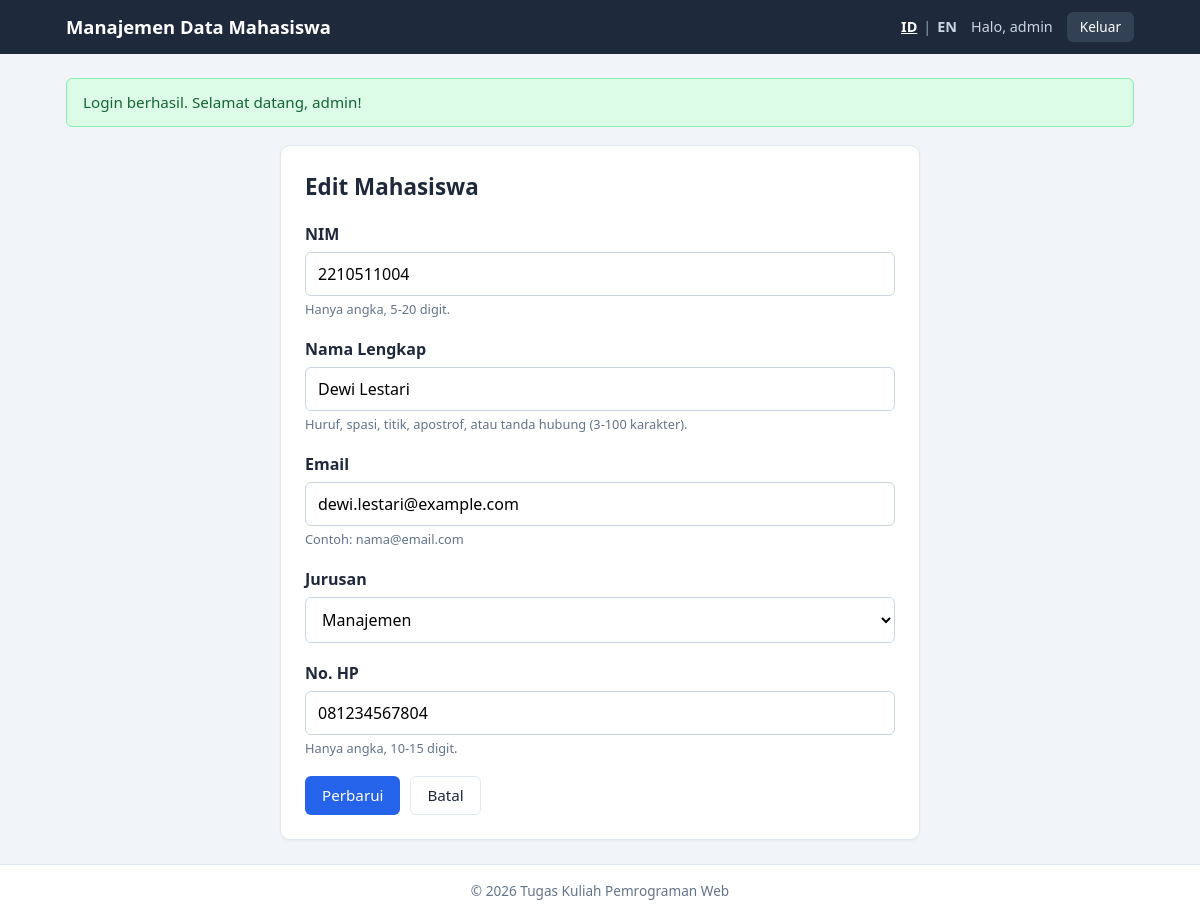
Page /edit.php?id=4 (signed in) on the committed database.
### tables this page shows
CREATE TABLE mahasiswa (
    id         INT UNSIGNED NOT NULL AUTO_INCREMENT,
    nim        VARCHAR(20)  NOT NULL,
    nama       VARCHAR(100) NOT NULL,
    email      VARCHAR(100) NOT NULL,
    jurusan    VARCHAR(100) NOT NULL,
    no_hp      VARCHAR(15)  NOT NULL,
    created_at TIMESTAMP    NOT NULL DEFAULT CURRENT_TIMESTAMP,
    PRIMARY KEY (id),
    UNIQUE KEY uq_mahasiswa_nim (nim)
);

### includes/lang.php (called while the page is built, shortened)
<?php
function current_lang(): string
{
    $lang = $_SESSION['lang'] ?? DEFAULT_LANG;
    return in_array($lang, SUPPORTED_LANGS, true) ? $lang : DEFAULT_LANG;
}
function load_translations(): array
{
    static $translations = null;
    if ($translations === null) {
        $file = __DIR__ . '/../lang/' . current_lang() . '.php';
        $translations = require $file;
    }
    return $translations;
}
function t(string $key, ...$args): string
{
    $translations = load_translations();
    $text = $translations[$key] ?? $key;
    return $args ? vsprintf($text, $args) : $text;
}

### includes/functions.php (called while the page is built, shortened)
<?php
function e($value): string
{
    return htmlspecialchars((string) $value, ENT_QUOTES, 'UTF-8');
}
function get_jurusan_list(): array
{
    return [
        'Teknik Informatika',
        'Sistem Informasi',
        'Teknik Elektro',
        'Teknik Sipil',
        'Manajemen',
        'Akuntansi',
        'Ilmu Komunikasi',
        'Desain Komunikasi Visual',
    ];
}

### includes/form_fields.php (the view, shortened to what this page needs)
<div class="form-group <?= isset($errors['nim']) ? 'has-error' : '' ?>">
    <label for="nim"><?= e(t('nim')) ?></label>
    <input type="text" id="nim" name="nim" value="<?= e($data['nim']) ?>"
           inputmode="numeric" maxlength="20" autocomplete="off">
    <small class="hint"><?= e(t('hint_nim')) ?></small>
</div>
<div class="form-group <?= isset($errors['nama']) ? 'has-error' : '' ?>">
    <label for="nama"><?= e(t('name')) ?></label>
    <input type="text" id="nama" name="nama" value="<?= e($data['nama']) ?>"
           maxlength="100" autocomplete="off">
    <small class="hint"><?= e(t('hint_name')) ?></small>
</div>
<div class="form-group <?= isset($errors['email']) ? 'has-error' : '' ?>">
    <label for="email"><?= e(t('email')) ?></label>
    <input type="text" id="email" name="email" value="<?= e($data['email']) ?>"
           maxlength="100" autocomplete="off">
    <small class="hint"><?= e(t('hint_email')) ?></small>
</div>
<div class="form-group <?= isset($errors['jurusan']) ? 'has-error' : '' ?>">
    <label for="jurusan"><?= e(t('major')) ?></label>
    <select id="jurusan" name="jurusan">
        <?php foreach (get_jurusan_list() as $jurusan): ?>
            <option value="<?= e($jurusan) ?>" <?= $data['jurusan'] === $jurusan ? 'selected' : '' ?>>
                <?= e($jurusan) ?>
            </option>
        <?php endforeach; ?>
    </select>
</div>
<div class="form-group <?= isset($errors['no_hp']) ? 'has-error' : '' ?>">
    <label for="no_hp"><?= e(t('phone')) ?></label>
    <input type="text" id="no_hp" name="no_hp" value="<?= e($data['no_hp']) ?>"
           inputmode="numeric" maxlength="15" autocomplete="off">
    <small class="hint"><?= e(t('hint_phone')) ?></small>
</div>

### assets/style.css (style rules this page uses)
:root { --primary: #2563eb; --primary-dark: #1d4ed8; --danger: #dc2626; --danger-dark: #b91c1c; --dark: #1e293b; --muted: #64748b; --border: #e2e8f0; --bg: #f1f5f9; --white: #ffffff; }
* { box-sizing: border-box; }
body { margin: 0; font-family: "Segoe UI", Roboto, Arial, sans-serif; background: var(--bg); color: var(--dark); line-height: 1.5; min-height: 100vh; display: flex; flex-direction: column; }
.form-group { margin-bottom: 18px; }
.form-group label { display: block; font-weight: 600; margin-bottom: 6px; }
.form-group input, .form-group select { width: 100%; padding: 10px 12px; border: 1px solid #cbd5e1; border-radius: 6px; font-size: 1rem; font-family: inherit; background: var(--white); }
.hint { display: block; color: var(--muted); font-size: 0.8rem; margin-top: 4px; }

### rows in the picture
mahasiswa: nim "2210511004", nama "Dewi Lestari", email "dewi.lestari@example.com", no_hp "081234567804"

### other values in the picture
t('app_title') "Manajemen Data Mahasiswa"
t('hello', $_SESSION['username'] ?? '') "Halo, admin"
t('logout') "Keluar"
$flash['message'] "Login berhasil. Selamat datang, admin!"
t('edit_student') "Edit Mahasiswa"
t('nim') "NIM"
t('hint_nim') "Hanya angka, 5-20 digit."
t('name') "Nama Lengkap"
t('hint_name') "Huruf, spasi, titik, apostrof, atau tanda hubung (3-100 karakter)."
t('email') "Email"
t('hint_email') "Contoh: nama@email.com"
t('major') "Jurusan"
t('phone') "No. HP"
t('hint_phone') "Hanya angka, 10-15 digit."
t('update') "Perbarui"
